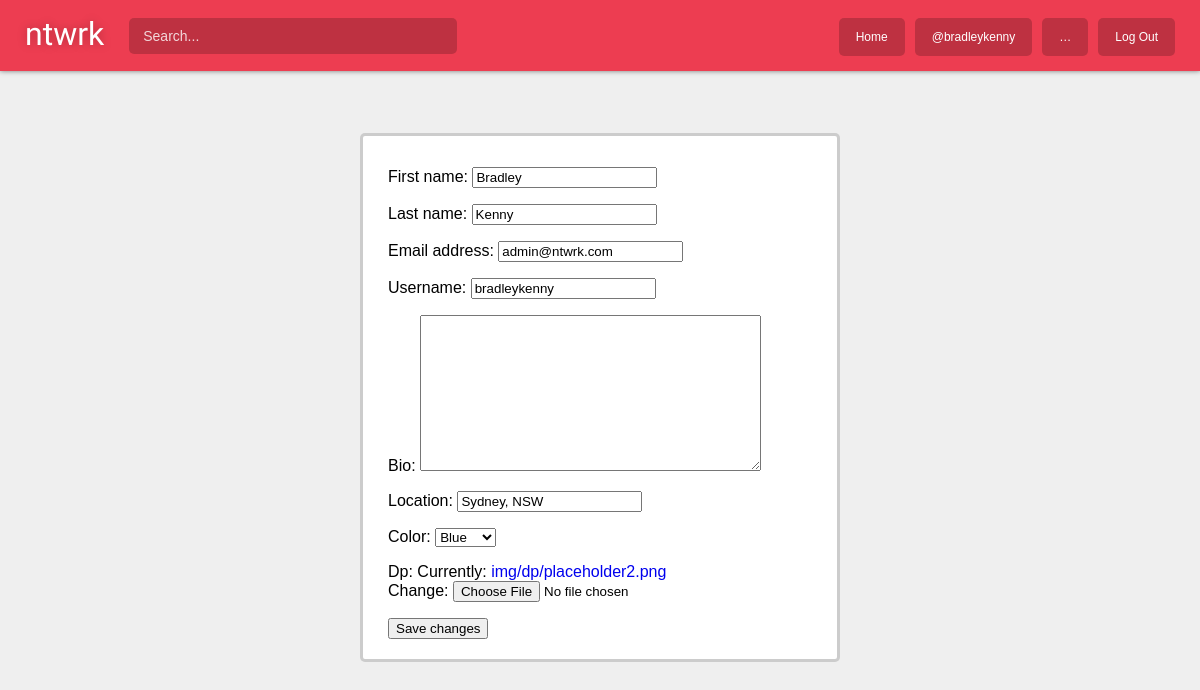
Before: /profile/update/ (signed in) with the older database file.
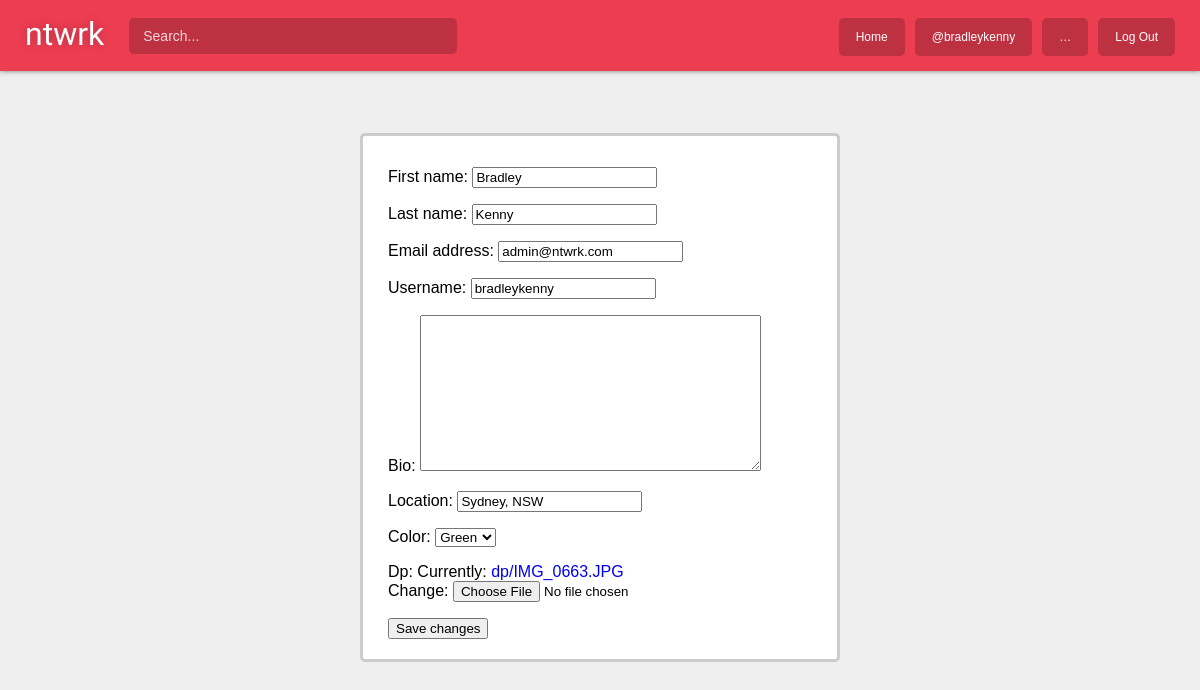
After: the same page with the newer database file.
### account/models.py (models this page shows)
class Profile(models.Model):
	COLORS = (
		('BLUE', "Blue"),
		('GREEN', "Green"),
		('RED', "Red"),
		('PURPLE', "Purple"),
		('YELLOW', "Yellow"),
	)
	user = models.OneToOneField(User, on_delete=models.CASCADE)
	bio = models.TextField(max_length=250, blank=True, default=None)
	location = models.CharField(max_length=30, blank=True, default=None)
	birth_date = models.DateField(null=True, blank=True, default=None)
	color = models.CharField(max_length=6, choices=COLORS, default='BLUE')
	dp = models.ImageField(upload_to='dp/', default='dp/placeholder2.png')

### account/views.py (the view)
# urls.py: path('profile/update/', account.views.update_profile, name='update_profile'),
@login_required
def update_profile(request):
    if request.method == 'POST':
        user_form = UserForm(request.POST, instance=request.user)
        profile_form = ProfileForm(request.POST, request.FILES, instance=request.user.profile)
        if user_form.is_valid() and profile_form.is_valid():
            user_form.save()
            profile_form.save()
            return redirect('../../profile/update')
        else:
            messages.error(request, _('Please correct the error below.'))
    else:
        user_form = UserForm(instance=request.user)
        profile_form = ProfileForm(instance=request.user.profile)
    return render(request, 'account/edit_profile.html', {
        'user_form': user_form,
        'profile_form': profile_form,
    })

### account/forms.py
class UserForm(forms.ModelForm):
    class Meta:
        model = User
        fields = ('first_name', 'last_name', 'email', 'username')

class ProfileForm(forms.ModelForm):
    class Meta:
        model = Profile
        fields = ('bio', 'location', 'color', 'dp')

### account/templates/account/edit_profile.html (shortened to what this page needs)
{% extends 'base_stream.html' %}
{% load static %}
{% block stream %}
    <form method="post" class="edit_profile" enctype="multipart/form-data">
    {{ user_form.as_p }}
    {{ profile_form.as_p }}
    <button type="submit">Save changes</button>
    </form>
{% endblock %}

Changed rows visible on the page:
changed Profile "Sydney, NSW": color "Blue" → "Green"
Other visible differences:
text no longer shown: "Bio: Location: Color: Dp: Currently: img/dp/placeholder2.png Change:"
text now shown: "Bio: Location: Color: Dp: Currently: dp/IMG_0663.JPG Change:"
